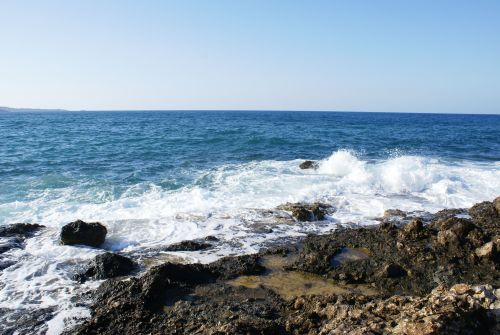
#> input picture semester2/image-processing/sea500.jpg, 500 x 335 px
$ jupyter execute img_proc_lab1.ipynb
#> lines starting #> are read from the running program, lines starting #| are printed output that depends on the picture
### semester2/image-processing/show_img.py
import cv2
from matplotlib import pyplot as plt

def show_img(img: cv2.typing.MatLike | None, title: str = "",
             transformation: int = cv2.COLOR_BGR2RGB, size: int = 10):
    plt.figure(figsize=(size, size))

    if len(img.shape) == 2:
        plt.imshow(img, cmap="gray", vmin=0, vmax=255)
    elif len(img.shape) == 3:
        img_trnsf = cv2.cvtColor(img, transformation)
        plt.imshow(img_trnsf)

    plt.title(title)
    plt.axis("off")
    plt.show()

### semester2/image-processing/img_proc_lab1.ipynb
[cell 1]
from show_img import show_img
import numpy as np
import cv2
from math import ceil

[cell 2]
def create_list(n: int) -> int:
  if n < 1:
    return 0
  np.random.seed(314)
  numbers = np.random.uniform(0, 100, n)
  numbers = np.round(numbers, 2)
  numbers = np.where(numbers < 10, numbers + 10, numbers)
  numbers = np.where(numbers > 90, numbers - 10, numbers)

  return int(np.min(numbers) + np.max(numbers) + np.mean(numbers))

create_list(10)

[cell 3]
def matrix_prosessing(m: int, n: int) -> int:
#> called with m = 4, n = 5
  matrix = np.zeros((m, n), dtype=int)

  max_depth = ceil(min(m, n) / 2)
  max_depth = 0 if m < 2 or n < 2 else max_depth
  for i in range(max_depth, -1, -1):
    matrix[0 + i, :] = i + 1
    matrix[-(1 + i), :] = i + 1
    matrix[:, 0 + i] = i + 1
    matrix[:, -(1 + i)] = i + 1

  return int(np.sum(matrix))

matrix_prosessing(4,5)

[cell 4]
def temperature_prosessing(n: int) -> int:
  np.random.seed(314)
  temp1, temp2 = np.random.uniform(15, 33, 30), np.random.uniform(15, 33, 30)
  temp_gen = np.hstack((temp1[temp1 > n], temp2[temp2 > n]))
  return int(temp_gen.size + np.mean(temp_gen) + np.min(temp_gen) + np.max(temp_gen) + np.std(temp_gen))


temperature_prosessing(24)

[cell 5]
img = cv2.imread('sea500.jpg')
#> img is the input picture: shape (335, 500, 3); mean B, G, R 168.3, 153.2, 134.6
img_yuv = cv2.cvtColor(img, cv2.COLOR_BGR2YUV)
#> img_yuv: shape (335, 500, 3); mean of channels 0, 1, 2 149.3, 137.3, 115
img_hsv = cv2.cvtColor(img, cv2.COLOR_BGR2HSV)
#> img_hsv: shape (335, 500, 3); mean H, S, V 88, 71.1, 172.4
pixel = img[100, 100]
#> pixel = [243, 233, 223]
pixel_yuv = img_yuv[100, 100]
#> pixel_yuv = [231, 134, 121]
pixel_hsv = img_hsv[100, 100]
#> pixel_hsv = [105, 21, 243]

# print(pixel)
# print(pixel_yuv)
# print(pixel_hsv)
print(np.sum(pixel) + np.sum(pixel_yuv) + np.sum(pixel_hsv))
#| 1554

show_img(img)
show_img(img_yuv)
#> in show_img (call 2), `img_trnsf = cv2.cvtColor(img, transformation)`: img_trnsf: shape (335, 500, 3); mean of channels 0, 1, 2 115, 137.3, 149.3
show_img(img_hsv)
#> in show_img (call 3), `img_trnsf = cv2.cvtColor(img, transformation)`: img_trnsf: shape (335, 500, 3); mean H, S, V 172.4, 71.1, 88

img_yuv_bgr = cv2.cvtColor(img, cv2.COLOR_YUV2BGR)
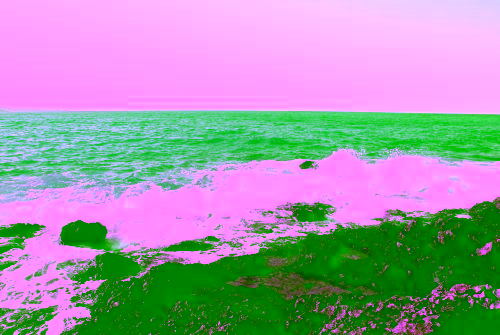
#> img_yuv_bgr: shape (335, 500, 3); mean B, G, R 167.7, 154.5, 159.8
img_hsv_bgr = cv2.cvtColor(img, cv2.COLOR_HSV2BGR)
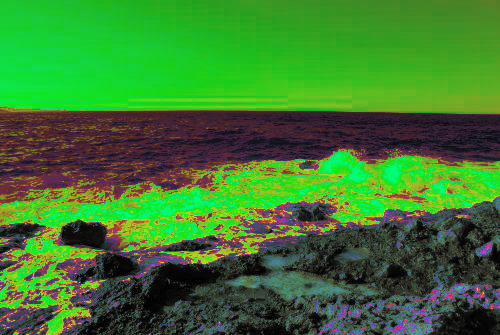
#> img_hsv_bgr: shape (335, 500, 3); mean B, G, R 48.2, 122.4, 61.5

show_img(img_yuv_bgr)
show_img(img_hsv_bgr)

$ run again, with semester2/image-processing/bibizyana.jpg copied over semester2/image-processing/sea500.jpg
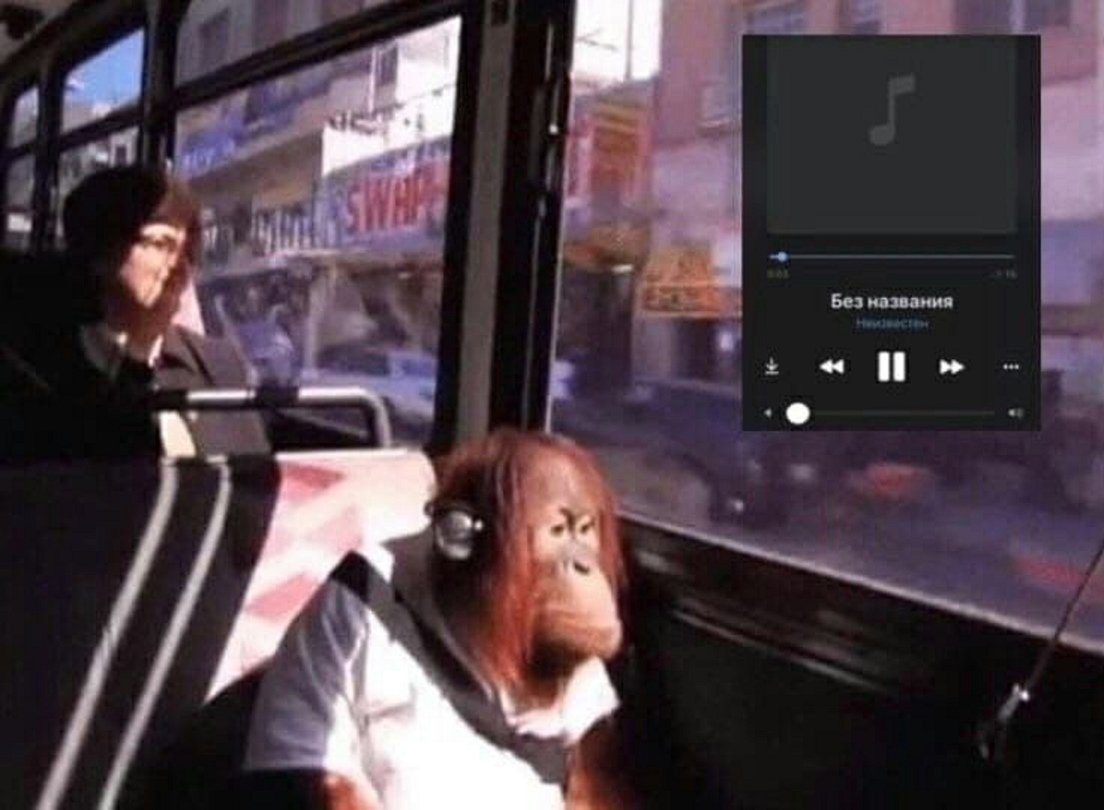
#> input picture semester2/image-processing/bibizyana.jpg, 1104 x 810 px
#> img is the input picture: shape (810, 1104, 3); mean B, G, R 74.3, 66.9, 81.3
#> img_yuv: shape (810, 1104, 3); mean of channels 0, 1, 2 72.1, 129.1, 136.1
#> img_hsv: shape (810, 1104, 3); mean H, S, V 108.3, 63.9, 83.7
#> pixel = [227, 174, 161]
#> pixel_yuv = [176, 153, 115]
#> pixel_hsv = [114, 74, 227]
#| 1421
#> img_trnsf: shape (810, 1104, 3); mean of channels 0, 1, 2 136.1, 129.1, 72.1
#> img_trnsf: shape (810, 1104, 3); mean H, S, V 83.7, 63.9, 108.3
#> `img_yuv_bgr = cv2.cvtColor(img, cv2.COLOR_YUV2BGR)`:
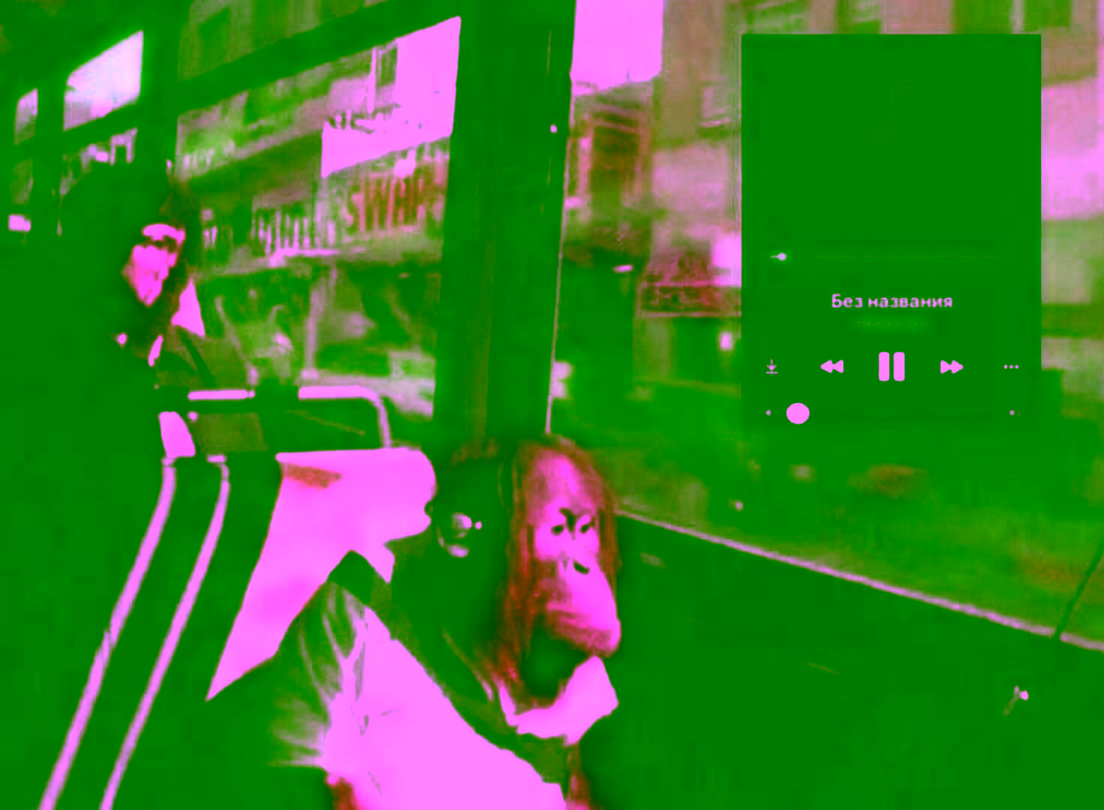
#> img_yuv_bgr: shape (810, 1104, 3); mean B, G, R 43.7, 125.6, 58
#> `img_hsv_bgr = cv2.cvtColor(img, cv2.COLOR_HSV2BGR)`:
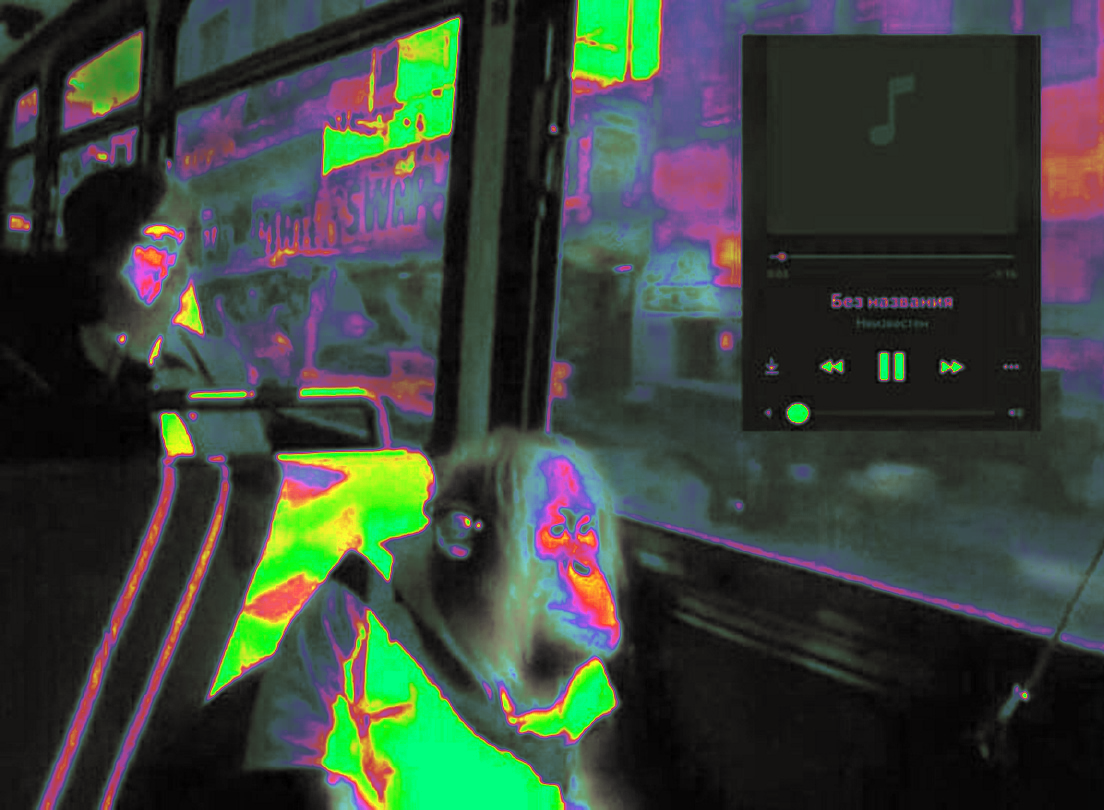
#> img_hsv_bgr: shape (810, 1104, 3); mean B, G, R 59.2, 67.1, 57.8

$ run again, with semester2/image-processing/bibizyana_edited.jpg copied over semester2/image-processing/sea500.jpg
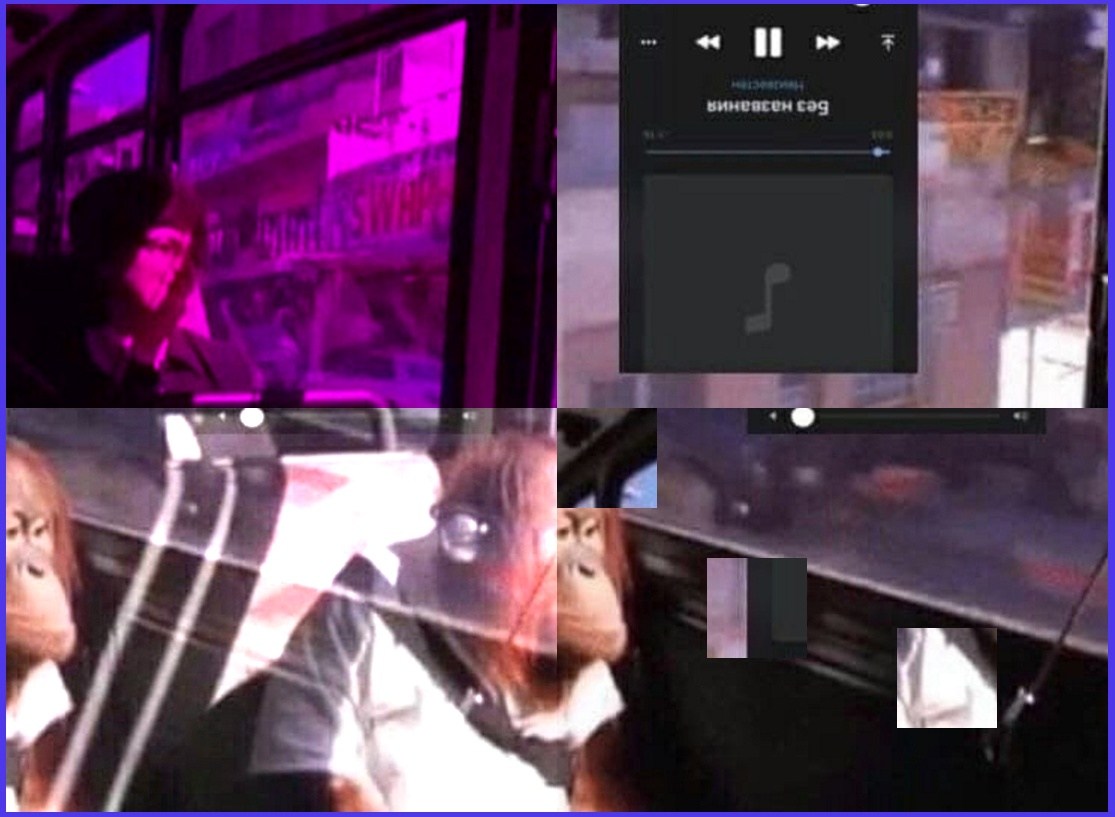
#> input picture semester2/image-processing/bibizyana_edited.jpg, 1115 x 817 px
#> img is the input picture: shape (817, 1115, 3); mean B, G, R 91.3, 62.6, 95.3
#> img_yuv: shape (817, 1115, 3); mean of channels 0, 1, 2 75.6, 135.7, 145.2
#> img_hsv: shape (817, 1115, 3); mean H, S, V 120.5, 107.5, 101.2
#> pixel = [234, 2, 150]
#> pixel_yuv = [73, 207, 196]
#> pixel_hsv = [139, 253, 234]
#| 1488
#> img_trnsf: shape (817, 1115, 3); mean of channels 0, 1, 2 145.2, 135.7, 75.6
#> img_trnsf: shape (817, 1115, 3); mean H, S, V 101.2, 107.5, 120.5
#> `img_yuv_bgr = cv2.cvtColor(img, cv2.COLOR_YUV2BGR)`:
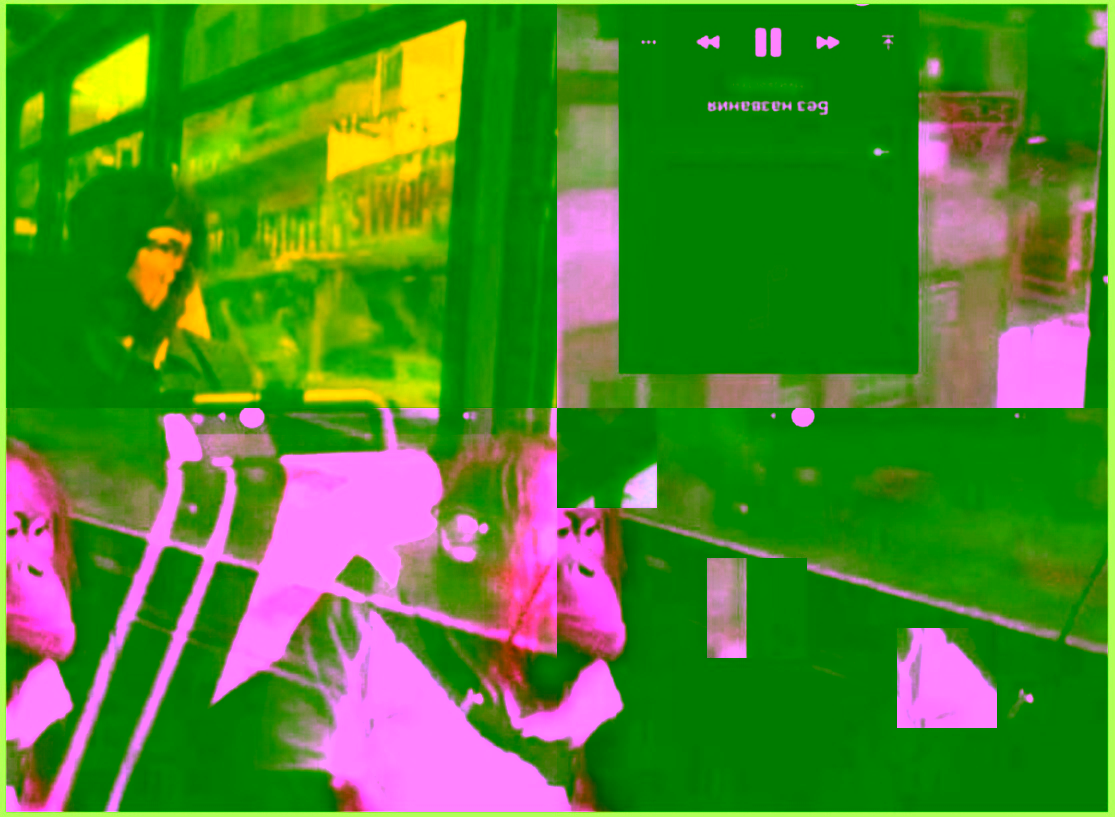
#> img_yuv_bgr: shape (817, 1115, 3); mean B, G, R 46.4, 135.5, 76.4
#> `img_hsv_bgr = cv2.cvtColor(img, cv2.COLOR_HSV2BGR)`:
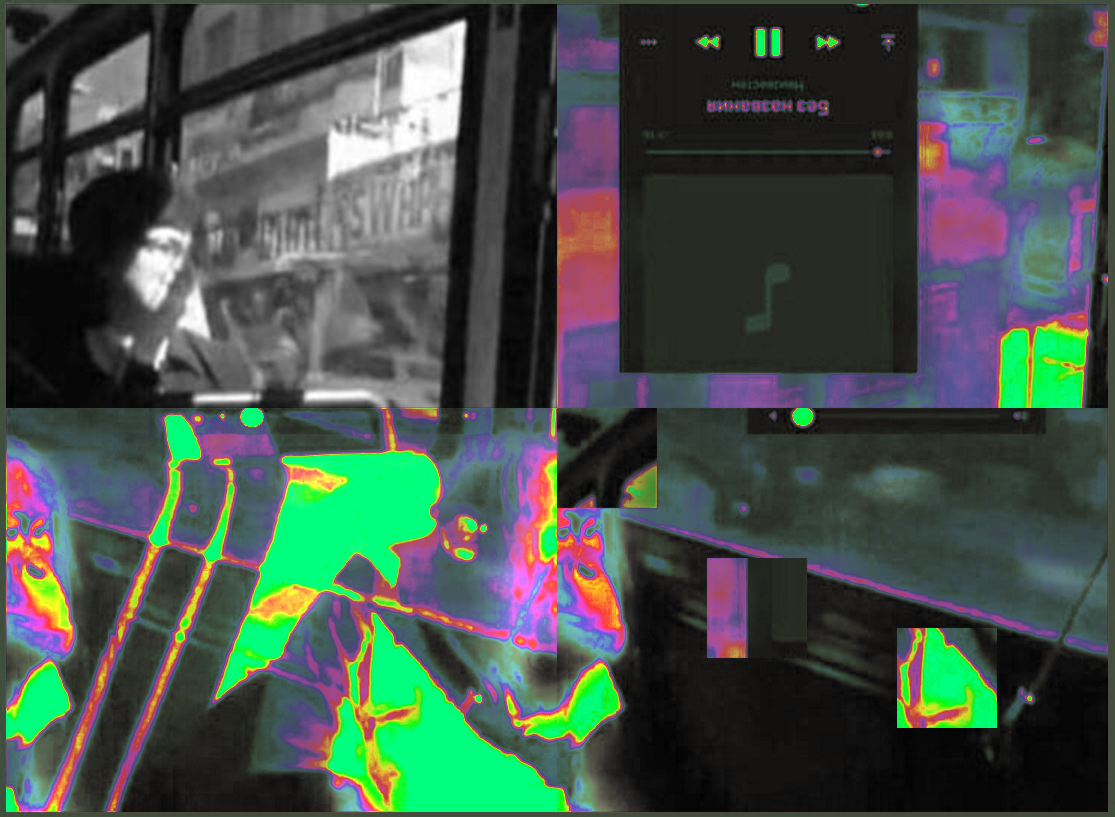
#> img_hsv_bgr: shape (817, 1115, 3); mean B, G, R 74, 81.6, 68.8
